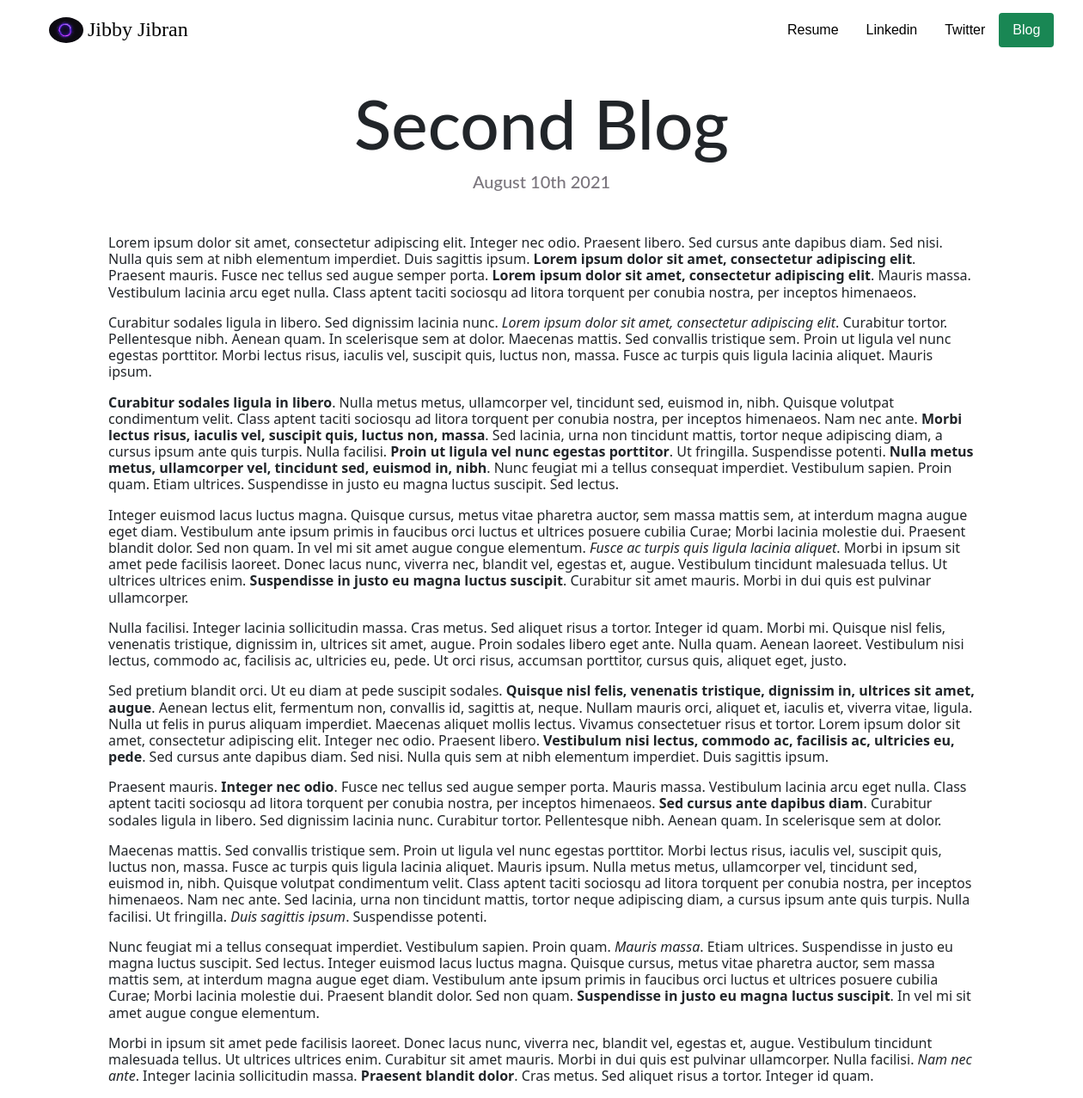
The app's page /blog/13 with its own data.
### blog/models.py (models this page shows, shortened)
class Project_blog(models.Model):
    title=models.CharField(max_length=90)
    date=models.DateField()
    description=models.TextField(max_length=20000)

### blog/views.py (the view)
# urls.py: path('<int:blog_id>',views.detail,name='detail'),
def detail(request,blog_id):
    blog=get_object_or_404(Project_blog,pk=blog_id)
    return render(request,'blog/detail.html',{'blog':blog})

### blog/templates/blog/detail.html (shortened to what this page needs)
{% extends 'portfolio/base.html' %}
{% load static%}
{% block content %}
<link href="https://cdn.jsdelivr.net/npm/bootstrap@5.0.2/dist/css/bootstrap.min.css" rel="stylesheet">
<link rel="stylesheet" href="{% static 'portfolio/custom.css'%}">
<div class="detail-div">
<h1 class="detail-blog-title">{{blog.title}}</h1>
<h5 class="detail-blog-date">{{blog.date|date:'F dS Y'}}</h5>
<h6 class="detail-description">{{blog.description|safe}}</h6>
</div>
{% endblock %}

### portfolio/static/portfolio/custom.css (style rules this page uses)
.detail-blog-title { text-align: center; font-size: 80px; font-family: Lato, sans-serif; margin-top: 40px; }
.detail-blog-date { text-align: center; color: #7a757d; font-family: Lato, sans-serif; }
.detail-div { width:80%; margin: auto; }
.detail-description { margin-top: 50px; }

### records on screen
Project_blog: title "Second Blog", date "August 10th 2021", description "Lorem ipsum dolor sit amet, consectetur adipiscing elit. Integer nec odio. Praesent libero. Sed cursus ante dapibus diam. Sed nisi. Nulla quis sem at nibh elementum imperdiet. Duis sagittis ipsum. Lorem ipsum dolor sit amet, consectetur adipiscing elit . Praesent mauris. Fusce nec tellus sed augue semper porta. Lorem ipsum dolor sit amet, consectetur adipiscing elit . Mauris massa. Vestibulum lacinia arcu eget nulla. Class aptent taciti sociosqu ad litora torquent per conubia nostra, per inceptos himenaeos. Curabitur sodales ligula in libero. Sed dignissim lacinia nunc. Lorem ipsum dolor sit amet, consectetur adipiscing elit . Curabitur tortor. Pellentesque nibh. Aenean quam. In scelerisque…"
